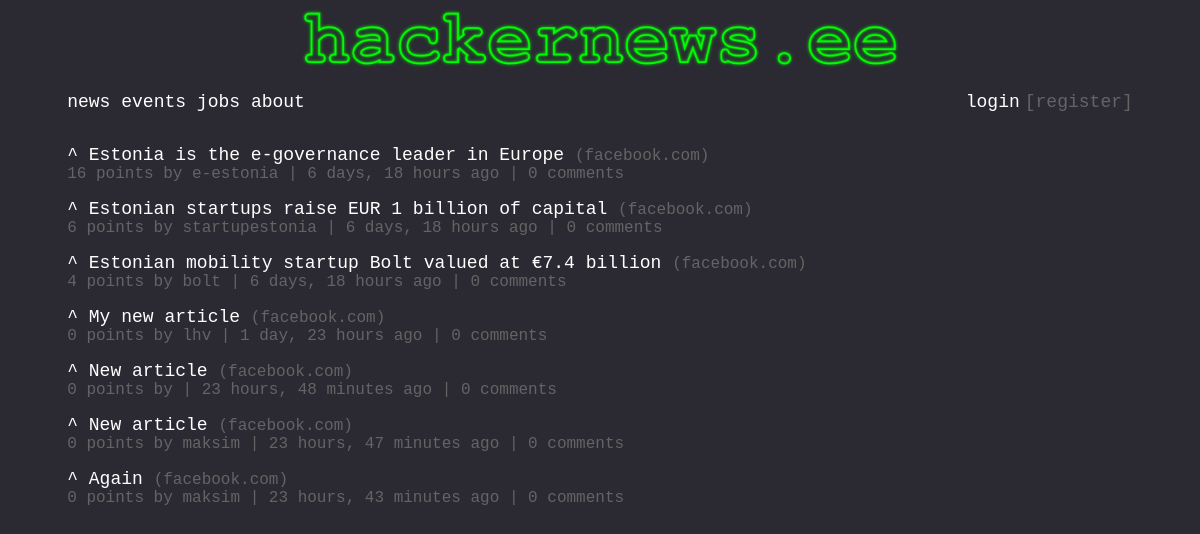
The app's page /, older data.
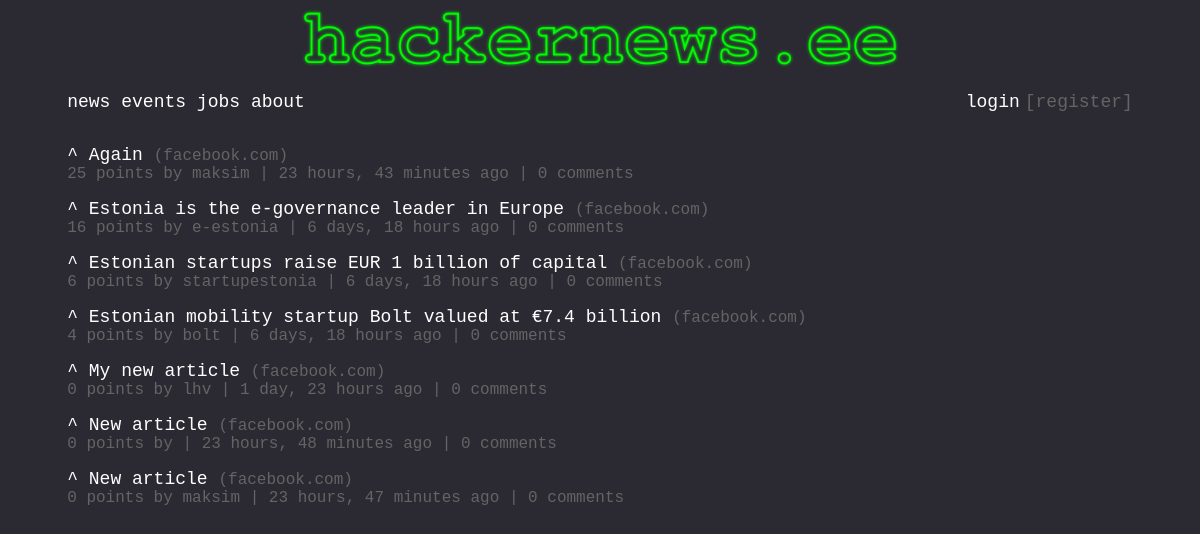
The same page, newer data.
### NewsPost/models.py (models this page shows)
class NewsPost(models.Model):
    title   = models.CharField(max_length=100, blank=False)
    url     = models.URLField(max_length=300, blank=False)
    domain  = models.CharField(max_length=300, blank=False)
    author  = models.CharField(max_length=20, blank=False)
    time    = models.DateTimeField(auto_now_add=True, blank=False)
    votes   = models.IntegerField(default=0, blank=False)
    comments = models.IntegerField(default=0, blank=False)

### pages/views.py (the view)
# urls.py: path('', views.news_view, name='news'),
def news_view(request, *args, **kwargs):
    obj = NewsPost.objects.all().order_by('-votes')
    context = {
        'object' : obj
    }
    return render(request, "news.html", context)

### templates/news.html
{% extends 'base.html' %}
{% block content %}
{% for each in object %}
<article>
  <a href={{"articles/article-1.html"}} class="upvote">^ </a> <a href={{each.url}} class="title">{{ each.title }}</a> <a href={{each.url}} class="link">({{each.domain}})</a>
  <p class="subscript">{{ each.votes }} points by {{ each.author }} | {{ each.time|timesince }} ago | <a href="/newsdetail/{{ each.id }}/" class="link"> {{each.comments}} comments</a></p>
</article>
{% endfor %}
{% endblock %}

Row changes from the older to the newer data that the page shows:
changed NewsPost "Again": votes "0" → "25"; moves up the list
